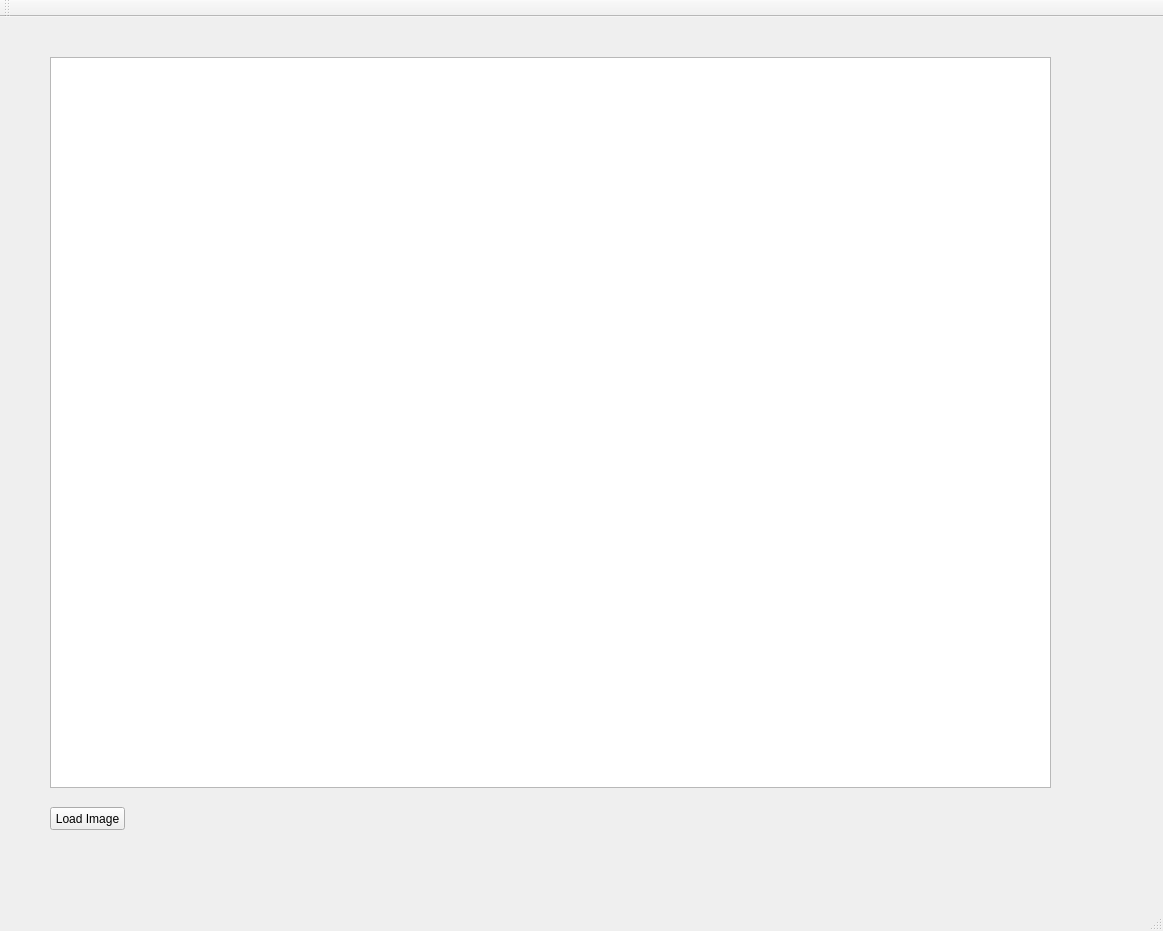
<?xml version="1.0" encoding="UTF-8"?>
<ui version="4.0">
 <class>MainWindow</class>
 <widget class="QMainWindow" name="MainWindow">
  <property name="geometry">
   <rect>
    <x>0</x>
    <y>0</y>
    <width>1163</width>
    <height>931</height>
   </rect>
  </property>
  <property name="windowTitle">
   <string>MainWindow</string>
  </property>
  <widget class="QWidget" name="centralWidget">
   <widget class="QGraphicsView" name="graphicsView">
    <property name="geometry">
     <rect>
      <x>50</x>
      <y>40</y>
      <width>1001</width>
      <height>731</height>
     </rect>
    </property>
   </widget>
   <widget class="QPushButton" name="LOAD">
    <property name="geometry">
     <rect>
      <x>50</x>
      <y>790</y>
      <width>75</width>
      <height>23</height>
     </rect>
    </property>
    <property name="text">
     <string>Load Image</string>
    </property>
   </widget>
  </widget>
  <widget class="QMenuBar" name="menuBar">
   <property name="geometry">
    <rect>
     <x>0</x>
     <y>0</y>
     <width>1163</width>
     <height>21</height>
    </rect>
   </property>
  </widget>
  <widget class="QToolBar" name="mainToolBar">
   <attribute name="toolBarArea">
    <enum>TopToolBarArea</enum>
   </attribute>
   <attribute name="toolBarBreak">
    <bool>false</bool>
   </attribute>
  </widget>
  <widget class="QStatusBar" name="statusBar"/>
 </widget>
 <layoutdefault spacing="6" margin="11"/>
 <resources/>
 <connections/>
</ui>
